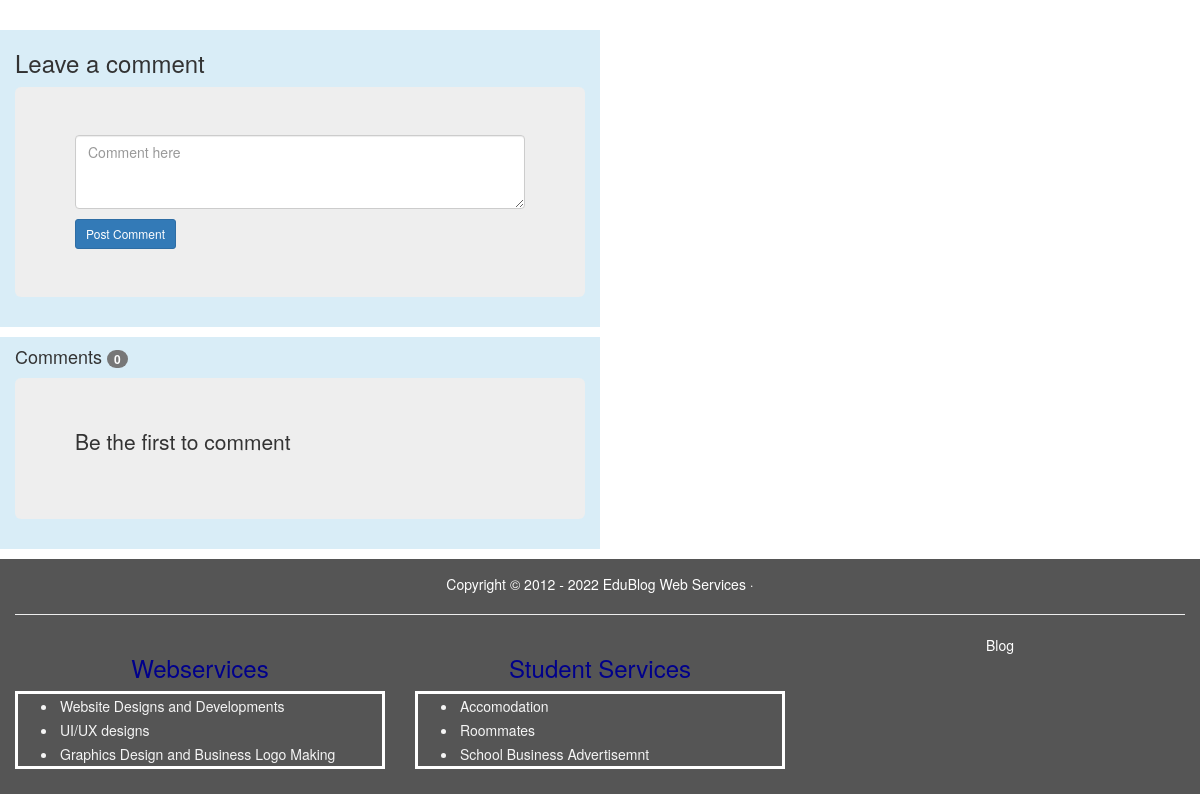
The app's page /post_detil/2/ (lower part), older data.
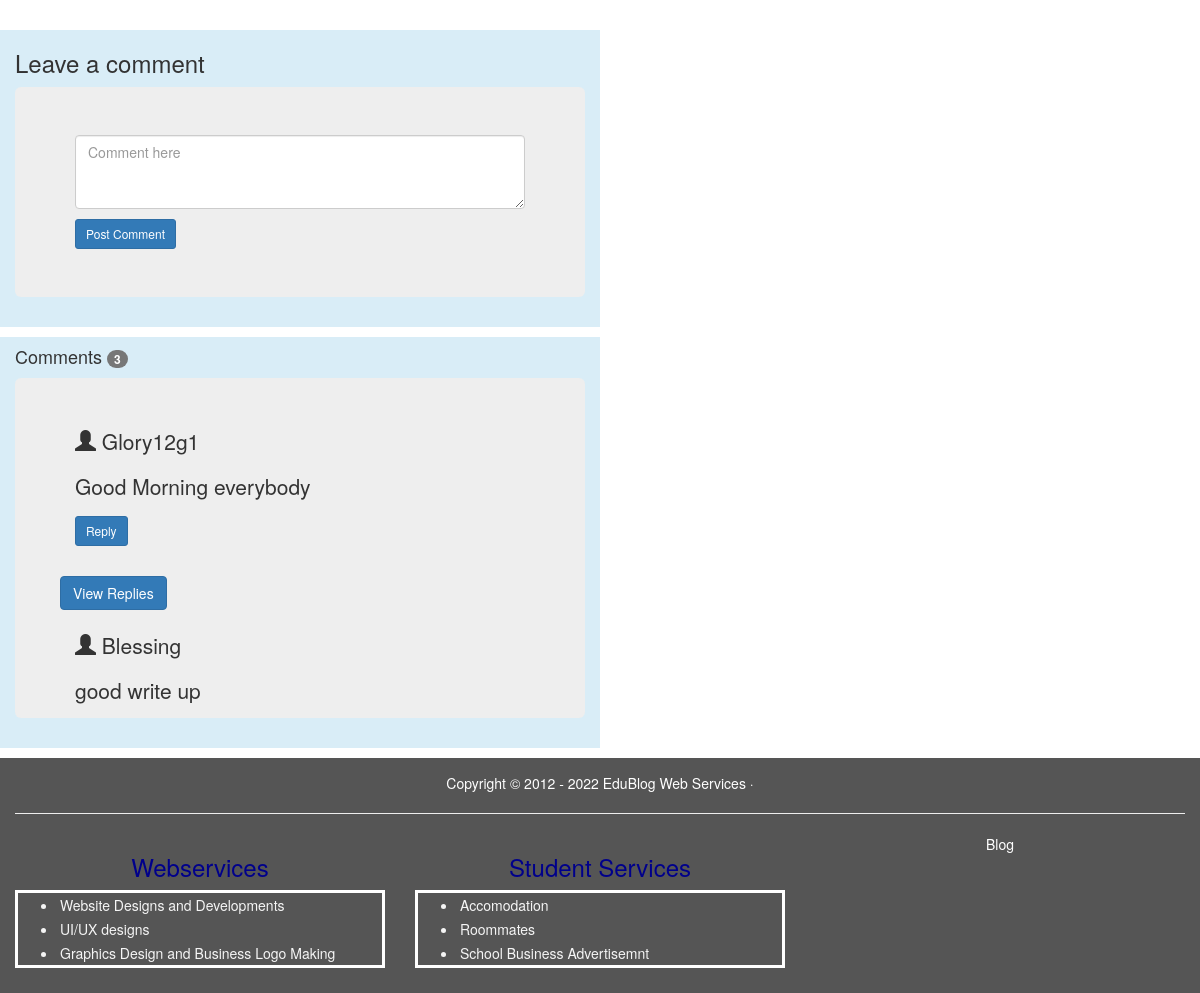
The same page, newer data.
### blogs/models.py (models this page shows, shortened)
class Comment(models.Model):
	user=models.ForeignKey(User, on_delete=models.CASCADE)
	body=models.TextField()
	detil=models.ForeignKey(Article, on_delete=models.CASCADE, related_name='comments')

### blogs/views.py (the view)
# urls.py: path('post_detil/<str:pk>/', views.post_detil, name='post_detil'),
def post_detil (request, pk):
	post=Article.objects.all()
	detil=Article.objects.get(pk=pk)
	comments=detil.comments.all()
	new_comment=None
	if request.method == 'POST':
		comment=Comment.objects.create(
			user=request.user,
			detil=detil,
			body=request.POST.get('body'),
			)
		return HttpResponseRedirect(reverse('blogs:post_detil', args=[str(detil.pk)]))
	else:
		form=CommentForm()
	count=comments.count()
	context={'count':count, 'detil':detil, 'post':post, 'comments':comments,
	'new_comment':new_comment, 'form':form, }
	return render(request, 'blogs/post_detil.html',context)

### blogs/forms.py
class CommentForm(forms.ModelForm):
	body=forms.CharField(max_length=100, widget=forms.Textarea(attrs={'class':'form-control','Placeholder':'Comment here','rows':3}))
	class Meta:
		model=Comment
		fields=[ 'body']

### blogs/templates/blogs/post_detil.html (shortened to what this page needs)
{% extends 'base.html'%}
{% load static%}
{% load crispy_forms_tags%}
{%block content%}
                <div class="container-fluid" style="margin-bottom: 10px;">
                    <div class="row">
                        <div class="col-sm-8 ">
                        </div>
                    </div>
                </div>
                <div class="container-fluid bg-info" style="margin-top: 10px; width: 50%; margin-left: 0;">
                  <h3>Leave a comment</h3>
                    <div class="jumbotron">
                        <form method="POST">
                            {{form.body}}
                          <button type="submit" class="btn btn-primary btn-sm" style="margin-top:10px;">Post Comment</button>
                      </form>
                    </div>
                  </div>
                  <div class="container-fluid bg-info" style="width:50%; margin-top: 10px; margin-left: 0; margin-bottom: 10px;">
                        <h4>Comments <span class="badge">{{count}}</span></h4>
                        <div class="jumbotron pre-scrollable" >
                                {% for comment in comments%}
                                    <p><span class="glyphicon glyphicon-user"></span> {{comment.user}}</p>
                                    <p>{{comment.body}} </p>
                                    {% if request.user == comment.user%}
                                      <a href="{% url 'blogs:update_detil' comment.pk %}" class="btn btn-sm  btn-primary">Edit comment</a>
                                       <span><a href="{% url 'blogs:delete_comment' comment.pk%}" class="btn btn-sm btn-primary">Delete</a></span>
                                       <span><a href="{% url 'blogs:comment_reply' comment.pk%}" class="btn btn-sm btn-primary">Reply</a></span>
                                    {% else%}
                                        <span><a href="{% url 'blogs:comment_reply' comment.pk%}" class="btn btn-sm btn-primary">Reply</a> </span>
                                    {% endif%}
                                          <br><br>
                                          <div class="row" style="margin-bottom: 10px;">
                                            <h4><a href="{% url 'blogs:comment_reply' comment.pk%}" class="btn btn-primary">View Replies</a></h4>
                                          </div>
                                {%empty%}
                                        <p>Be the first to comment</p>
                                {% endfor%}
                        </div>
              </div>
{%endblock%}

Row changes from the older to the newer data that the page shows:
now on this page (row edited): Comment: user "Glory12g1", body "Good Morning everybody", shows "Reply"
added Comment: user "Blessing", body "good write up"
Text that changed along with them:
{{ count }}: "0" → "3"
text no longer shown: "Be the first to comment"
